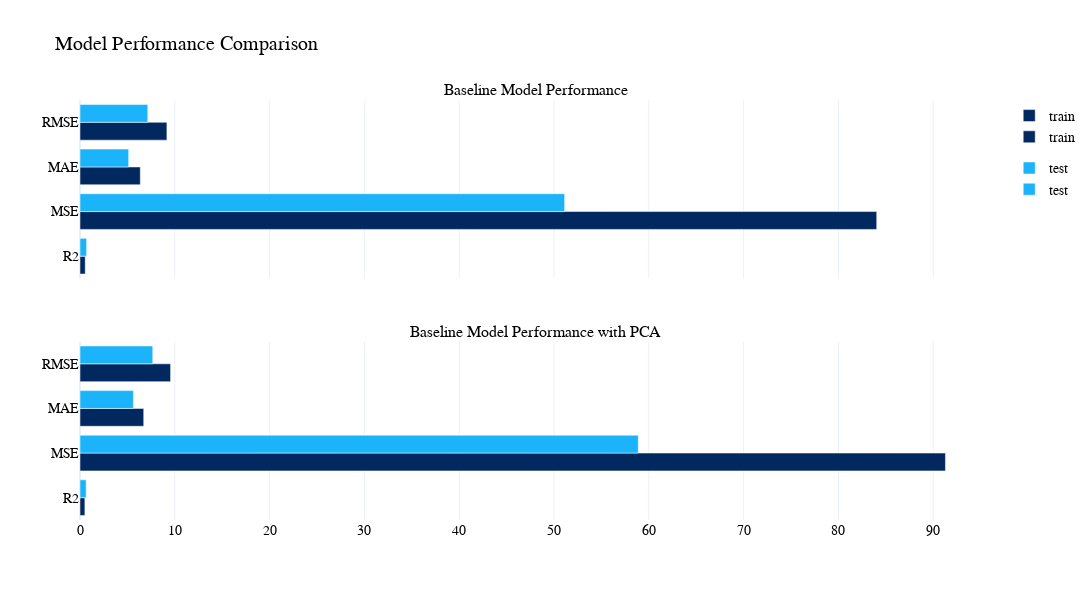

Notebook cell for this chart:
### Code cell
fig = make_subplots(2, 1, subplot_titles=("Baseline Model Performance", "Baseline Model Performance with PCA"), vertical_spacing=0.15, shared_xaxes=True)

for trace in baseline_pfm_fig.data:
    trace['showlegend'] = True
    fig.add_trace(trace, 1, 1)
    
for trace in baseline_pca_pfm_fig.data:
    fig.add_trace(trace, 2, 1)

fig.update_layout(
    title='Model Performance Comparison',
    template="plotly_white",
    font=dict(family="Georgia", size=14, color="black"),
    width=1200,
    height=600,
)

### Figure 1 — Plotly figure (JSON) as saved in the notebook; plotly's stock layout.template omitted (floating-point values rounded to 4 significant figures)
{"data": [{"alignmentgroup": "True", "hovertemplate": "dataset=train<br>score=%{x}<br>y=%{y}<extra></extra>", "legendgroup": "train", "marker": {"color": "#01295f", "pattern": {"shape": ""}}, "name": "train", "offsetgroup": "train", "orientation": "h", "showlegend": true, "textposition": "auto", "type": "bar", "x": [0.5532, 84.04, 6.36, 9.167], "xaxis": "x", "y": ["R2", "MSE", "MAE", "RMSE"], "yaxis": "y"}, {"alignmentgroup": "True", "hovertemplate": "dataset=test<br>score=%{x}<br>y=%{y}<extra></extra>", "legendgroup": "test", "marker": {"color": "#1bb4fa", "pattern": {"shape": ""}}, "name": "test", "offsetgroup": "test", "orientation": "h", "showlegend": true, "textposition": "auto", "type": "bar", "x": [0.6953, 51.12, 5.133, 7.15], "xaxis": "x", "y": ["R2", "MSE", "MAE", "RMSE"], "yaxis": "y"}, {"alignmentgroup": "True", "hovertemplate": "dataset=train<br>score=%{x}<br>y=%{y}<extra></extra>", "legendgroup": "train", "marker": {"color": "#01295f", "pattern": {"shape": ""}}, "name": "train", "offsetgroup": "train", "orientation": "h", "showlegend": true, "textposition": "auto", "type": "bar", "x": [0.5146, 91.29, 6.721, 9.555], "xaxis": "x2", "y": ["R2", "MSE", "MAE", "RMSE"], "yaxis": "y2"}, {"alignmentgroup": "True", "hovertemplate": "dataset=test<br>score=%{x}<br>y=%{y}<extra></extra>", "legendgroup": "test", "marker": {"color": "#1bb4fa", "pattern": {"shape": ""}}, "name": "test", "offsetgroup": "test", "orientation": "h", "showlegend": true, "textposition": "auto", "type": "bar", "x": [0.649, 58.89, 5.632, 7.674], "xaxis": "x2", "y": ["R2", "MSE", "MAE", "RMSE"], "yaxis": "y2"}], "layout": {"annotations": [{"font": {"size": 16}, "showarrow": false, "text": "Baseline Model Performance", "x": 0.5, "xanchor": "center", "xref": "paper", "y": 1, "yanchor": "bottom", "yref": "paper"}, {"font": {"size": 16}, "showarrow": false, "text": "Baseline Model Performance with PCA", "x": 0.5, "xanchor": "center", "xref": "paper", "y": 0.425, "yanchor": "bottom", "yref": "paper"}], "font": {"color": "black", "family": "Georgia", "size": 14}, "height": 600, "title": {"text": "Model Performance Comparison"}, "width": 1200, "xaxis": {"anchor": "y", "domain": [0, 1], "matches": "x2", "showticklabels": false}, "xaxis2": {"anchor": "y2", "domain": [0, 1]}, "yaxis": {"anchor": "x", "domain": [0.575, 1]}, "yaxis2": {"anchor": "x2", "domain": [0, 0.425]}}}
